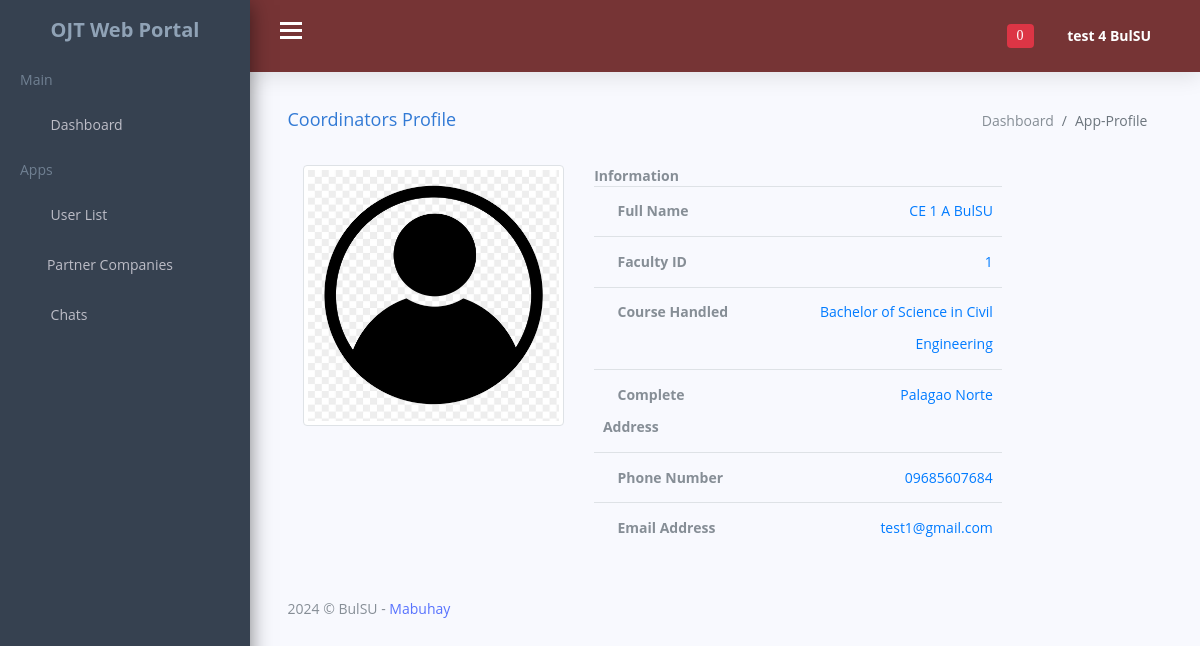
The app's page /adminportal/view_coordinators_profile.php?coordinators_id=1 (signed in) with its own data.
### tables this page shows
CREATE TABLE `coordinators_account` (
  `id` int(11) NOT NULL,
  `uniqueID` varchar(200) NOT NULL,
  `first_name` varchar(100) NOT NULL,
  `middle_name` varchar(100) NOT NULL,
  `last_name` varchar(100) NOT NULL,
  `faculty_id` varchar(20) NOT NULL,
  `coor_dept` varchar(200) NOT NULL,
  `course_handled` varchar(200) NOT NULL,
  `complete_address` varchar(300) NOT NULL,
  `phone_number` varchar(13) NOT NULL,
  `coordinators_email` varchar(200) NOT NULL,
  `coordinators_password` varchar(200) NOT NULL,
  `coordinators_profile_picture` varchar(500) NOT NULL,
  `verification_code` int(8) NOT NULL,
  `verify_status` varchar(80) NOT NULL DEFAULT 'Not Verified',
  `online_offlineStatus` varchar(50) NOT NULL DEFAULT 'Offline'
);

### adminportal/view_coordinators_profile.php (the view, shortened to what this page needs)
<?php
include '../connection/config.php';
?>
<!DOCTYPE html>
<html lang="en">
<head>
    <link href="css/lib/font-awesome.min.css" rel="stylesheet">
    <link href="css/lib/themify-icons.css" rel="stylesheet">
    <link href="css/lib/menubar/sidebar.css" rel="stylesheet">
    <link href="css/lib/bootstrap.min.css" rel="stylesheet">
    <link href="css/lib/helper.css" rel="stylesheet">
    <link href="css/style.css" rel="stylesheet">
    <link href="css/lib/sweetalert/sweetalert.css" rel="stylesheet">
</head>
<body>
<?php
require_once 'templates/admin_navbar.php';
?>
  <div class="content-wrap">
    <div class="main">
      <div class="container-fluid">
        <div class="row">
          <div class="col-lg-8 p-r-0 title-margin-right">
            <div class="page-header">
              <div class="page-title">
                <h1>Coordinators Profile
                </h1>
              </div>
            </div>
          </div>
          <div class="col-lg-4 p-l-0 title-margin-left">
            <div class="page-header">
              <div class="page-title">
                <ol class="breadcrumb">
                  <li class="breadcrumb-item">
                    <a href="dashboard.php">Dashboard</a>
                  </li>
                  <li class="breadcrumb-item active">App-Profile</li>
                </ol>
              </div>
            </div>
          </div>
        </div>
        <section id="main-content">
          <div class="container-fluid">
<div class="container bootstrap snippets bootdey">
<div class="panel-body inf-content">
<div class="row">
  <?php
if(isset($_GET['coordinators_id'])){
  $coordinatorsID = $_GET['coordinators_id'];
  $stmt = $conn->prepare("SELECT * FROM coordinators_account WHERE id = ? ");
	$stmt->execute([$coordinatorsID]);
  $data = $stmt->fetch(PDO::FETCH_ASSOC);
}
?>
<div class="col-md-4">
<img alt="" id="myImage" style="width:600px;" title="" class="img-circle img-thumbnail isTooltip" src="<?php echo $data['coordinators_profile_picture']; ?>" data-original-title="Usuario">
</div>
<div class="col-md-6">
<strong>Information</strong><br>
<div class="table-responsive">
<table class="table table-user-information">
<tbody>
<tr>
    <td>
        <strong>
            <span class="ti-user"></span>
            Full Name
        </strong>
    </td>
    <td class="text-primary">
    <?php echo $data['first_name']; ?> <?php echo $data['middle_name']; ?> <?php echo $data['last_name']; ?>
    </td>
</tr>
<tr>
    <td>
        <strong>
            <span class="ti-id-badge"></span>
            Faculty ID
        </strong>
    </td>
    <td class="text-primary">
    <?php echo $data['faculty_id']; ?>
    </td>
</tr>
<tr>
    <td>
        <strong>
            <span class="ti-file"></span>
            Course Handled
        </strong>
    </td>
    <td class="text-primary">
    <?php echo $data['course_handled']; ?>
    </td>
</tr>
<tr>
    <td>
        <strong>
            <span class="ti-home"></span>
            Complete Address
        </strong>
    </td>
    <td class="text-primary">
    <?php echo $data['complete_address']; ?>
    </td>
</tr>
<tr>
    <td>
        <strong>
            <span class="ti-mobile"></span>
            Phone Number
        </strong>
    </td>
    <td class="text-primary">
    <?php echo $data['phone_number']; ?>
    </td>
</tr>
<tr>
    <td>
        <strong>
            <span class="ti-email"></span>
            Email Address
        </strong>
    </td>
    <td class="text-primary">
    <?php echo $data['coordinators_email']; ?>
    </td>
</tr>
</tbody>
</table>
</div>
</div>
</div>
</div>
</div>
</div>
          <div class="row">
            <div class="col-lg-12">
              <div class="footer">
                <p>2024 © BulSU -
                  <a href="#">Mabuhay</a>
                </p>
              </div>
            </div>
          </div>
        </section>
      </div>
    </div>
  </div>
</body>
</html>

### adminportal/templates/admin_navbar.php (shortened to what this page needs)
<div class="sidebar sidebar-hide-to-small sidebar-shrink sidebar-gestures">
        <div class="nano">
            <div class="nano-content">
                <ul>
                    <div class="logo"><a href="dashboard.php">
                            <span>OJT Web Portal</span></a></div>
                    <li class="label">Main</li>
                    <li><a href="dashboard.php"><i class="ti-home"></i> Dashboard </a></li>
                    <li class="label">Apps</li>
                    <li><a class="sidebar-sub-toggle"><i class="ti-user"></i> User List <span class="sidebar-collapse-icon ti-angle-down"></span></a>
                    </li>
                    <li><a href="partner_companies.php"><i class="ti-layout-width-default"></i>Partner Companies </a></li>
                    <li><a class="sidebar-sub-toggle"><i class="ti-comment-alt"></i> Chats <span class="sidebar-collapse-icon ti-angle-down"></span></a>
                    </li>
                </ul>
            </div>
        </div>
    </div>
    <div class="header">
        <div class="container-fluid">
            <div class="row">
                <div class="col-lg-12">
                    <div class="float-left">
                        <div class="hamburger sidebar-toggle">
                            <span class="line"></span>
                            <span class="line"></span>
                            <span class="line"></span>
                        </div>
                    </div>
                    <div class="float-right">
                        <div class="dropdown dib">
                            <div class="header-icon" data-toggle="dropdown">
                                <i class="ti-bell">
                                    <span class="badge badge-danger" id="notification-badge">
                                    <?php
                                        if(isset($_SESSION['auth_user']['admin_id'])) {
                                            $adminID = $_SESSION['auth_user']['admin_id'];
                                            $unread = 'Unread';
                                            $stmt = $conn->prepare("SELECT COUNT(*) AS total_unread FROM admin_system_notification WHERE admin_id = ? AND status = ?");
                                            $stmt->execute([$adminID, $unread]);
                                            $result = $stmt->fetch(PDO::FETCH_ASSOC);
                                            $totalUnread = $result['total_unread'];
                                            echo $totalUnread;
                                        }
                                    ?>
                                    </span>
                                </i>
                            </div>
                        </div>
                        <div class="dropdown dib">
                            <div class="header-icon" data-toggle="dropdown">
                            <?php
                                if(isset($_SESSION['auth_user']['admin_id'])) {
                                    $adminID = $_SESSION['auth_user']['admin_id'];
                                    $stmt = $conn->prepare("SELECT * FROM admin_account WHERE id = ? ");
                                    $stmt->execute([$adminID]);
                                    $result = $stmt->fetch(PDO::FETCH_ASSOC);
                                }
                            ?>
                                <span class="user-avatar"><?php echo $result['first_name'];?> <?php echo $result['last_name'];?>
                                    <i class="ti-angle-down f-s-10"></i>
                                </span>
                            </div>
                        </div>
                    </div>
                </div>
            </div>
        </div>
    </div>

### records on screen
coordinators_account: coordinators_profile_picture (picture), first_name "CE 1", middle_name "A", last_name "BulSU", faculty "1", course_handled "Bachelor of Science in Civil Engineering", complete_address "Palagao Norte", phone_number "09685607684", coordinators_email "test1@gmail.com"

### other values on screen
$totalUnread "0"
$result['first_name'] "test 4"
$result['last_name'] "BulSU"
